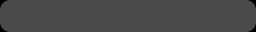

The image is a tile-based game level rendered from a .tmx file. Its description and complete source (layers, tilesets, objects, tile grids) follow:
An orthogonal 8x1 tile map with 32x32 px tiles, 5 tile layers (grid, walls, zonemap, blockrounded, ...) and 5 objects (2x goal, player, enemy, freeze).

<map version="1.0" orientation="orthogonal" width="8" height="1" tilewidth="32" tileheight="32">
 <properties>
  <property name="_mode" value="" />
  <property name="_title" value="test" />
  <property name="_zone" value="" />
 </properties>
 <tileset firstgid="1" name="cells" tilewidth="32" tileheight="32">
  <image source="../cells.png" trans="ff00ff" width="128" height="384" />
 </tileset>
 <layer name="grid" width="8" height="1">
  <data>
   <tile gid="1" />
   <tile gid="1" />
   <tile gid="1" />
   <tile gid="1" />
   <tile gid="1" />
   <tile gid="1" />
   <tile gid="1" />
   <tile gid="1" />
  </data>
 </layer>
 <layer name="walls" width="8" height="1">
  <data>
   <tile gid="0" />
   <tile gid="0" />
   <tile gid="0" />
   <tile gid="0" />
   <tile gid="0" />
   <tile gid="0" />
   <tile gid="0" />
   <tile gid="0" />
  </data>
 </layer>
 <layer name="zonemap" width="8" height="1">
  <data>
   <tile gid="0" />
   <tile gid="0" />
   <tile gid="0" />
   <tile gid="0" />
   <tile gid="0" />
   <tile gid="0" />
   <tile gid="0" />
   <tile gid="0" />
  </data>
 </layer>
 <layer name="blockrounded" width="8" height="1">
  <data>
   <tile gid="0" />
   <tile gid="0" />
   <tile gid="0" />
   <tile gid="0" />
   <tile gid="0" />
   <tile gid="0" />
   <tile gid="0" />
   <tile gid="0" />
  </data>
 </layer>
 <layer name="cellrounded" width="8" height="1">
  <data>
   <tile gid="27" />
   <tile gid="0" />
   <tile gid="0" />
   <tile gid="0" />
   <tile gid="0" />
   <tile gid="0" />
   <tile gid="0" />
   <tile gid="28" />
  </data>
 </layer>
 <objectgroup name="players" width="8" height="1">
  <object type="player" x="15" y="16" />
 </objectgroup>
 <objectgroup name="enemies" width="8" height="1">
  <object type="enemy" x="176" y="16" />
 </objectgroup>
 <objectgroup name="items" width="8" height="1">
  <object type="goal" x="207" y="16" />
  <object type="goal" x="240" y="16" />
 </objectgroup>
 <objectgroup name="powerups" width="8" height="1">
  <object type="freeze" x="48" y="17" />
 </objectgroup>
 <objectgroup name="portals" width="8" height="1" />
 <objectgroup name="cells" width="8" height="1" />
</map>
